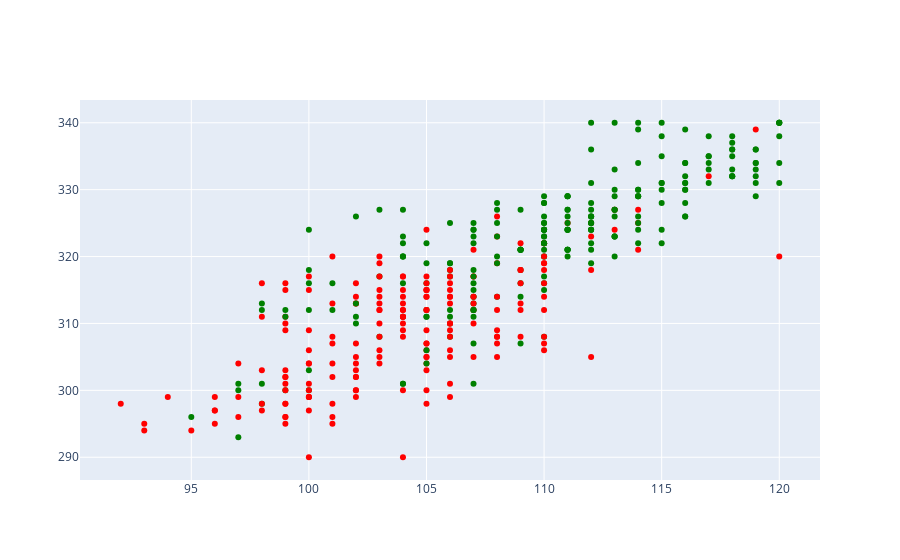

Notebook code for this chart:
### Code cell
scoreList=df['GRE Score']

color=[]
for i in resultList:
    if i == 1:
        color.append('green')
    else:
        color.append('red')

fig2=go.Figure(go.Scatter(x=tscoreList,y=scoreList,mode='markers',marker=dict(color=color)))
fig2.show()

### Figure 1 — Plotly figure (JSON) as saved in the notebook; plotly's stock layout.template omitted (floating-point values rounded to 4 significant figures; data arrays with more than 128 entries replaced by an {"elided": "..."} marker saying what was removed)
{"data": [{"marker": {"color": {"elided": "400 str values"}}, "mode": "markers", "type": "scatter", "x": {"elided": "400 int values"}, "y": {"elided": "400 int values"}}], "layout": {}}
